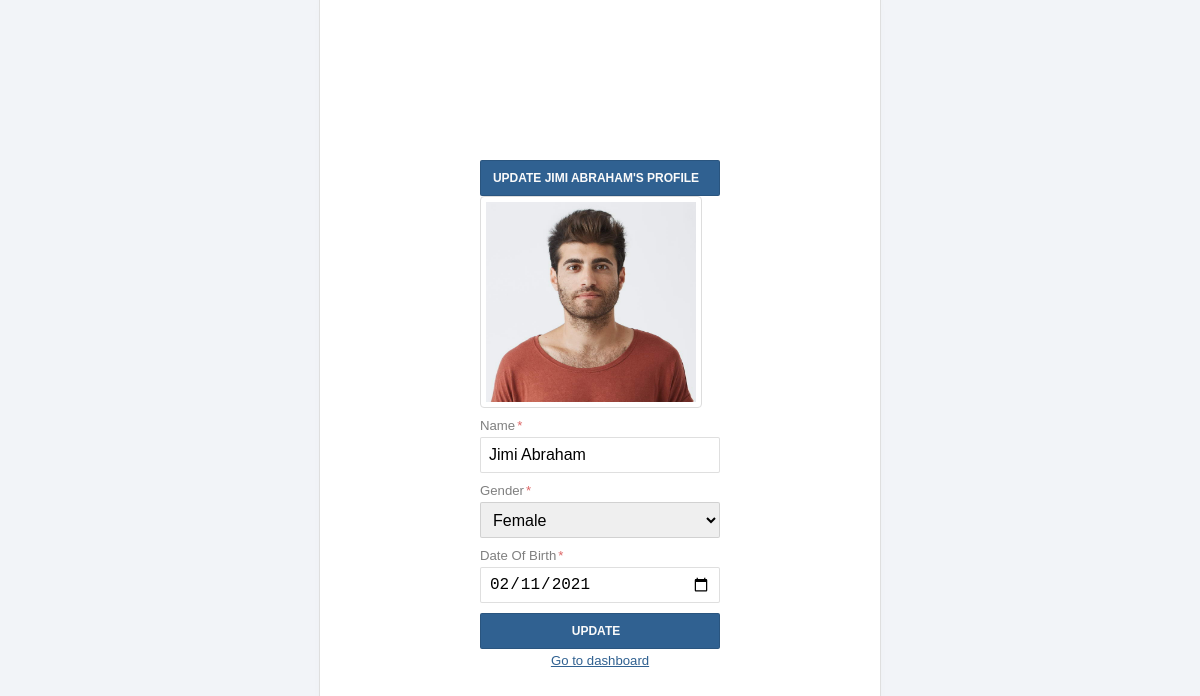
The page /childcare/edit.php?id=21 on the database its author committed.
### tables this page shows
CREATE TABLE IF NOT EXISTS `children` (
  `id` int(4) NOT NULL AUTO_INCREMENT,
  `name` varchar(1000) NOT NULL,
  `image` varchar(100) NOT NULL,
  `gender` varchar(1000) NOT NULL,
  `dob` date NOT NULL,
  `Pid` varchar(4) NOT NULL,
  `date_created` timestamp NOT NULL DEFAULT CURRENT_TIMESTAMP,
  PRIMARY KEY (`id`)
);

### childcare/dbcontroller.php (called while the page is built, shortened)
<?php
class DBController {
	private $host = "localhost";
	private $user = "root";
	private $password = "";
	private $database = "coza";
    private $conn;
	function __construct() {
		$this->conn = $this->connectDB();
	}
	function connectDB() {
		$conn = mysqli_connect($this->host,$this->user,$this->password,$this->database);
		return $conn;
	}
	function runQuery($query) {
		$result = mysqli_query($this->conn,$query);
		while($row=mysqli_fetch_assoc($result)) {
			$resultset[] = $row;
		}
		if(!empty($resultset))
			return $resultset;
	}
}
?>

### childcare/edit.php (the view, shortened to what this page needs)
<?php
require_once("dbcontroller.php");
$db_handle = new DBController();
$result = $db_handle->runQuery("SELECT * FROM children WHERE id='" . $_GET["id"] . "'");
?>
<!DOCTYPE html>
<html>
<head>
</head>
<body>
<form method="POST" action="" id="login-form" class="login-form" autocomplete="off" role="main" enctype="multipart/form-data">
  <div>
  <center><button>Update <?php echo $result[0]["name"];?>'s profile</button></center>
  </div>
  <div>
<label class="label-email">
        <?php echo "<td><img class='g' src='../images/".$result[0]['image']."'</td>";?>
    </label>
    <label class="label-email">
      <input type="text" class="text" name="name"  placeholder="New Name"  tabindex="1" value="<?php echo $result[0]["name"]; ?>" required />
      <span class="required">Name</span>
    </label>
    <label class="label-email">
      <select name="gender" >
      <option style="" value="<?php echo $result[0]["gender"]; ?>"><?php echo $result[0]["gender"]; ?></option>
</select>
      <span class="required">Gender</span>
    </label>
    <label class="label-email">
      <input type="date" class="text" name="dob" placeholder=""  tabindex="1"  value="<?php echo $result[0]["dob"]; ?>"  required />
      <span class="required">Date Of Birth</span>
    </label>
  </div>
  <br>
  <input type="submit" name="submit" value="Update" />
<div class="email">
    <a href="carecoza.php">Go to dashboard</a>
</body>
</html>

### childcare/edit.php (style rules this page uses)
html, body { align-items: center; background: #f2f4f8; border: 0; display: flex; font-family: Helvetica, Arial, sans-serif; font-size: 16px; height: 100%; justify-content: center; margin: 0; padding: 0; }
form { --background: white; --border: rgba(0, 0, 0, 0.125); --borderDark: rgba(0, 0, 0, 0.25); --borderDarker: rgba(0, 0, 0, 0.5); --bgColorH: 0; --bgColorS: 0%; --bgColorL: 98%; --fgColorH: 210; --fgColorS: 50%; --fgColorL: 38%; --shadeDark: 0.3; --shadeLight: 0.7; --shadeNormal: 0.5; --borderRadius: 0.125rem; --highlight: #306090; background: white; border: 1px solid var(--border); border-radius: var(--borderRadius); box-shadow: 0 1rem 1rem -0.75rem var(--border); display: flex; padding: 70px; flex-direction: column; padding: 10rem; position: relative; overflow: auto; }
form .email, form .email a { color: hsl(var(--fgColorH), var(--fgColorS), var(--fgColorL)); font-size: 0.825rem; order: 4; text-align: center; margin-top: 0.25rem; outline: 1px dashed transparent; outline-offset: 2px; display: inline; }
form > div { order: 2; }
label { display: flex; flex-direction: column; }
label > span { color: var(--borderDarker); display: block; font-size: 0.825rem; margin-top: 0.625rem; order: 1; transition: all 0.25s; }
label > span.required::after { content: "*"; color: #dd6666; margin-left: 0.125rem; }
label input { order: 2; outline: none; }
label input::placeholder { color: var(--borderDark); }
input, button, select { border: 1px solid var(--border); border-radius: var(--borderRadius); box-sizing: border-box; font-size: 1rem; height: 2.25rem; line-height: 1.25rem; margin-top: 0.25rem; order: 2; padding: 0.25rem 0.5rem; width: 15rem; transition: all 0.25s; }
input[type="submit"], button { color: hsl(var(--bgColorH), var(--bgColorS), var(--bgColorL)); background: hsl(var(--fgColorH), var(--fgColorS), var(--fgColorL)); font-size: 0.75rem; font-weight: bold; margin-top: 0.625rem; order: 4; outline: 1px dashed transparent; outline-offset: 2px; padding-left: 0; text-transform: uppercase; }
.g { border: 1px solid #ddd; border-radius: 4px; padding: 5px; width: 210px; height: 200px; }

### rows shown on the page
children: name "JIMI ABRAHAM", image (picture), name "Jimi Abraham", gender "Female", dob "02/11/2021"
